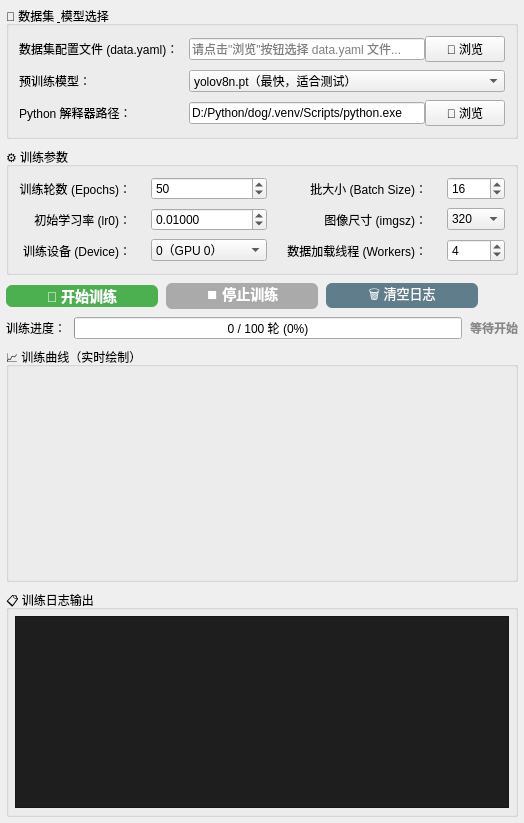
      <widget class="QWidget" name="tab_training">
       <attribute name="title">
        <string>🚀 模型训练</string>
       </attribute>
       <layout class="QVBoxLayout" name="vLayout_training">
        <property name="spacing">
         <number>8</number>
        </property>
        <property name="leftMargin">
         <number>6</number>
        </property>
        <property name="topMargin">
         <number>6</number>
        </property>
        <property name="rightMargin">
         <number>6</number>
        </property>
        <property name="bottomMargin">
         <number>6</number>
        </property>

        <!-- 数据集 & 模型 -->
        <item>
         <widget class="QGroupBox" name="groupBox_data">
          <property name="title">
           <string>📁 数据集 &amp; 模型选择</string>
          </property>
          <layout class="QFormLayout" name="formLayout_data">
           <property name="leftMargin"><number>10</number></property>
           <property name="topMargin"><number>10</number></property>
           <property name="rightMargin"><number>10</number></property>
           <property name="bottomMargin"><number>10</number></property>
           <property name="horizontalSpacing"><number>10</number></property>
           <property name="verticalSpacing"><number>8</number></property>

           <item row="0" column="0">
            <widget class="QLabel" name="label_dataset">
             <property name="text"><string>数据集配置文件 (data.yaml)：</string></property>
            </widget>
           </item>
           <item row="0" column="1">
            <layout class="QHBoxLayout">
             <item>
              <widget class="QLineEdit" name="lineEdit_dataset">
               <property name="placeholderText"><string>请点击"浏览"按钮选择 data.yaml 文件...</string></property>
               <property name="readOnly"><bool>true</bool></property>
              </widget>
             </item>
             <item>
              <widget class="QPushButton" name="btn_selectDataset">
               <property name="text"><string>📂 浏览</string></property>
               <property name="minimumWidth"><number>80</number></property>
               <property name="maximumWidth"><number>80</number></property>
              </widget>
             </item>
            </layout>
           </item>

           <item row="1" column="0">
            <widget class="QLabel" name="label_model">
             <property name="text"><string>预训练模型：</string></property>
            </widget>
           </item>
           <item row="1" column="1">
            <widget class="QComboBox" name="combo_model">
             <item><property name="text"><string>yolov8n.pt（最快，适合测试）</string></property></item>
             <item><property name="text"><string>yolov8s.pt（小模型，平衡）</string></property></item>
             <item><property name="text"><string>yolov8m.pt（中等模型）</string></property></item>
             <item><property name="text"><string>yolov8l.pt（大模型，精度高）</string></property></item>
             <item><property name="text"><string>yolov8x.pt（最大模型，最慢）</string></property></item>
            </widget>
           </item>

           <item row="2" column="0">
            <widget class="QLabel" name="label_python">
             <property name="text"><string>Python 解释器路径：</string></property>
            </widget>
           </item>
           <item row="2" column="1">
            <layout class="QHBoxLayout">
             <item>
              <widget class="QLineEdit" name="lineEdit_python">
               <property name="text"><string>D:/Python/dog/.venv/Scripts/python.exe</string></property>
               <property name="placeholderText"><string>Python 可执行文件路径...</string></property>
              </widget>
             </item>
             <item>
              <widget class="QPushButton" name="btn_selectPython">
               <property name="text"><string>📂 浏览</string></property>
               <property name="minimumWidth"><number>80</number></property>
               <property name="maximumWidth"><number>80</number></property>
              </widget>
             </item>
            </layout>
           </item>

          </layout>
         </widget>
        </item>

        <!-- 训练参数 -->
        <item>
         <widget class="QGroupBox" name="groupBox_params">
          <property name="title">
           <string>⚙️ 训练参数</string>
          </property>
          <layout class="QGridLayout" name="gridLayout_params">
           <property name="leftMargin"><number>10</number></property>
           <property name="topMargin"><number>10</number></property>
           <property name="rightMargin"><number>10</number></property>
           <property name="bottomMargin"><number>10</number></property>
           <property name="horizontalSpacing"><number>20</number></property>
           <property name="verticalSpacing"><number>8</number></property>

           <item row="0" column="0">
            <widget class="QLabel" name="label_epoch">
             <property name="text"><string>训练轮数 (Epochs)：</string></property>
             <property name="alignment"><set>Qt::AlignRight|Qt::AlignVCenter</set></property>
            </widget>
           </item>
           <item row="0" column="1">
            <widget class="QSpinBox" name="spin_epoch">
             <property name="minimum"><number>1</number></property>
             <property name="maximum"><number>1000</number></property>
             <property name="value"><number>50</number></property>
            </widget>
           </item>
           <item row="0" column="2">
            <widget class="QLabel" name="label_batch">
             <property name="text"><string>批大小 (Batch Size)：</string></property>
             <property name="alignment"><set>Qt::AlignRight|Qt::AlignVCenter</set></property>
            </widget>
           </item>
           <item row="0" column="3">
            <widget class="QSpinBox" name="spin_batch">
             <property name="minimum"><number>1</number></property>
             <property name="maximum"><number>256</number></property>
             <property name="value"><number>16</number></property>
            </widget>
           </item>

           <item row="1" column="0">
            <widget class="QLabel" name="label_lr">
             <property name="text"><string>初始学习率 (lr0)：</string></property>
             <property name="alignment"><set>Qt::AlignRight|Qt::AlignVCenter</set></property>
            </widget>
           </item>
           <item row="1" column="1">
            <widget class="QDoubleSpinBox" name="spin_lr">
             <property name="decimals"><number>5</number></property>
             <property name="minimum"><double>0.00001</double></property>
             <property name="maximum"><double>1.00000</double></property>
             <property name="singleStep"><double>0.00100</double></property>
             <property name="value"><double>0.01000</double></property>
            </widget>
           </item>
           <item row="1" column="2">
            <widget class="QLabel" name="label_imgsz">
             <property name="text"><string>图像尺寸 (imgsz)：</string></property>
             <property name="alignment"><set>Qt::AlignRight|Qt::AlignVCenter</set></property>
            </widget>
           </item>
           <item row="1" column="3">
            <widget class="QComboBox" name="combo_imgsz">
             <item><property name="text"><string>320</string></property></item>
             <item><property name="text"><string>416</string></property></item>
             <item><property name="text"><string>640</string></property></item>
             <item><property name="text"><string>800</string></property></item>
             <item><property name="text"><string>1024</string></property></item>
            </widget>
           </item>

           <item row="2" column="0">
            <widget class="QLabel" name="label_device">
             <property name="text"><string>训练设备 (Device)：</string></property>
             <property name="alignment"><set>Qt::AlignRight|Qt::AlignVCenter</set></property>
            </widget>
           </item>
           <item row="2" column="1">
            <widget class="QComboBox" name="combo_device">
             <property name="currentIndex"><number>1</number></property>
             <item><property name="text"><string>cpu（CPU训练）</string></property></item>
             <item><property name="text"><string>0（GPU 0）</string></property></item>
             <item><property name="text"><string>1（GPU 1）</string></property></item>
            </widget>
           </item>
           <item row="2" column="2">
            <widget class="QLabel" name="label_workers">
             <property name="text"><string>数据加载线程 (Workers)：</string></property>
             <property name="alignment"><set>Qt::AlignRight|Qt::AlignVCenter</set></property>
            </widget>
           </item>
           <item row="2" column="3">
            <widget class="QSpinBox" name="spin_workers">
             <property name="minimum"><number>0</number></property>
             <property name="maximum"><number>16</number></property>
             <property name="value"><number>4</number></property>
            </widget>
           </item>

          </layout>
         </widget>
        </item>

        <!-- 控制按钮 -->
        <item>
         <layout class="QHBoxLayout" name="hLayout_ctrl">
          <item>
           <widget class="QPushButton" name="btn_train">
            <property name="text"><string>🚀 开始训练</string></property>
            <property name="minimumHeight"><number>38</number></property>
            <property name="styleSheet">
             <string>QPushButton { background-color: #4CAF50; color: white; font-size: 14px; font-weight: bold; border-radius: 6px; }
QPushButton:hover { background-color: #45a049; }
QPushButton:disabled { background-color: #aaa; }</string>
            </property>
           </widget>
          </item>
          <item>
           <widget class="QPushButton" name="btn_stop">
            <property name="text"><string>⏹ 停止训练</string></property>
            <property name="enabled"><bool>false</bool></property>
            <property name="minimumHeight"><number>38</number></property>
            <property name="styleSheet">
             <string>QPushButton { background-color: #f44336; color: white; font-size: 14px; font-weight: bold; border-radius: 6px; }
QPushButton:hover { background-color: #d32f2f; }
QPushButton:disabled { background-color: #aaa; }</string>
            </property>
           </widget>
          </item>
          <item>
           <widget class="QPushButton" name="btn_clearLog">
            <property name="text"><string>🗑 清空日志</string></property>
            <property name="minimumHeight"><number>38</number></property>
            <property name="minimumWidth"><number>110</number></property>
            <property name="maximumWidth"><number>110</number></property>
            <property name="styleSheet">
             <string>QPushButton { background-color: #607D8B; color: white; font-size: 13px; border-radius: 6px; }
QPushButton:hover { background-color: #455A64; }</string>
            </property>
           </widget>
          </item>
          <item>
           <spacer>
            <property name="orientation">horizontal</property>
            <property name="sizeHint"><size><width>40</width><height>0</height></size></property>
           </spacer>
          </item>
         </layout>
        </item>

        <!-- 进度条 -->
        <item>
         <layout class="QHBoxLayout">
          <item>
           <widget class="QLabel" name="label_progress">
            <property name="text"><string>训练进度：</string></property>
            <property name="minimumWidth"><number>70</number></property>
           </widget>
          </item>
          <item>
           <widget class="QProgressBar" name="progressBar">
            <property name="value"><number>0</number></property>
            <property name="format"><string>%v / %m 轮 (%p%)</string></property>
            <property name="textVisible"><bool>true</bool></property>
           </widget>
          </item>
          <item>
           <widget class="QLabel" name="label_status">
            <property name="text"><string>等待开始</string></property>
            <property name="minimumWidth"><number>120</number></property>
            <property name="alignment"><set>Qt::AlignCenter</set></property>
            <property name="styleSheet"><string>color: #888; font-weight: bold;</string></property>
           </widget>
          </item>
         </layout>
        </item>

        <!-- 日志 -->
        <item>
         <widget class="QGroupBox" name="groupBox_curve">
          <property name="title">
           <string>📈 训练曲线（实时绘制）</string>
          </property>
          <layout class="QVBoxLayout" name="vLayout_curve">
           <property name="leftMargin"><number>6</number></property>
           <property name="topMargin"><number>6</number></property>
           <property name="rightMargin"><number>6</number></property>
           <property name="bottomMargin"><number>6</number></property>
           <item>
            <widget class="LossCurveView" name="lossCurveView" native="true">
             <property name="minimumSize">
              <size>
               <width>0</width>
               <height>200</height>
              </size>
             </property>
            </widget>
           </item>
          </layout>
         </widget>
        </item>

        <!-- 日志 -->
        <item>
         <widget class="QGroupBox" name="groupBox_log">
          <property name="title">
           <string>📋 训练日志输出</string>
          </property>
          <layout class="QVBoxLayout" name="vLayout_log">
           <property name="leftMargin"><number>6</number></property>
           <property name="topMargin"><number>6</number></property>
           <property name="rightMargin"><number>6</number></property>
           <property name="bottomMargin"><number>6</number></property>
           <item>
            <widget class="QPlainTextEdit" name="text_log">
             <property name="readOnly"><bool>true</bool></property>
             <property name="minimumHeight"><number>160</number></property>
             <property name="styleSheet">
              <string>QPlainTextEdit { background-color: #1e1e1e; color: #d4d4d4; font-family: "Consolas", "Courier New", monospace; font-size: 12px; }</string>
             </property>
            </widget>
           </item>
          </layout>
         </widget>
        </item>

       </layout>
      </widget>
